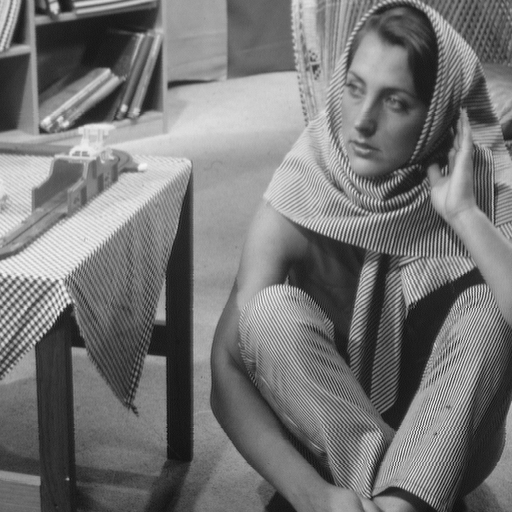
#> input picture Math_Methods_Image_Processing/data/barbara.png, 512 x 512 px, found by its file name
$ jupyter execute Assignment_10.ipynb
#> lines starting #> are read from the running program, lines starting #| are printed output that depends on the picture
[cell 1]
from skimage.io import imread
import numpy as np
from scipy.io import loadmat
from matplotlib import pyplot as plt
import time
import os

[cell 2]
from google.colab import drive
drive.mount('/content/drive')
os.chdir('/content/drive/MyDrive/Uni/ImageProcessing')
rootfolder = 'Colab Students - Assignments/data'

Useful function for plot a 2D dictionary

[cell 3]
def get_dictionary_img(D):
    M, N = D.shape
    p = int(round(np.sqrt(M)))
    nnn = int(np.ceil(np.sqrt(N)))
    bound = 2
    img = np.ones((nnn*p+bound*(nnn-1), nnn*p+bound*(nnn-1)))
    for i in range(N):
        m = np.mod(i, nnn)
        n = int((i-m)/nnn)
        m = m * p + bound * m
        n = n * p + bound * n
        atom = D[:, i].reshape((p, p))
        if atom.min() < atom.max():
            atom = (atom - atom.min()) / (atom.max() - atom.min())
        img[m: m + p, n: n + p] = atom

    return img

Define a function that implements the OMP

[cell 4]
def OMP(s, D, L, tau, maxiter = 10000):
  M,N = D.shape
  x = np.zeros(N)
  i = 0
  r = s.copy()
  w = []
  while np.linalg.norm(r) > tau and len(w) < L and i < maxiter:

        # Match
        epsilon = np.abs(np.dot(D.T, r))
        jstar = np.argmax(epsilon)

        # Update w
        if jstar not in w:
            w.append(jstar)

        # Least squares update
        D_omega = D[:, w]
        x_omega, _, _, _ = np.linalg.lstsq(D_omega, s, rcond=None)

        #sparse vector and residual
        x = np.zeros(N)
        x[w] = x_omega
        r = s - np.dot(D, x)

        i += 1

  return x

## Dictionary Learning

Load the image and rescale it in $[0,1]$

[cell 5]
path_image = f'{rootfolder}/barbara.png'  #  barbara.png, cameraman.png, Lena512.png

img = imread(path_image) / 255
#> img: shape (512, 512) float64; min 0.0471, max 0.965, mean 0.46

imsz = img.shape
#> imsz = (512, 512)

# patch size
p = 8

# number of elements in the patch
M = p ** 2

Extract a bunch of random patches from the image and build the training set $S$

[cell 6]
npatch = 10000

S = np.zeros((M, npatch))

for i in range(npatch):
    # Random top-left coordinates
    r = np.random.randint(0, imsz[0] - p + 1)
    c = np.random.randint(0, imsz[1] - p + 1)

    # Extract and flatten patch
    patch = img[r:r+p, c:c+p]
    S[:, i] = patch.flatten()

Remove the mean from the patches (each column of $S$ must have zero-mean)

[cell 7]
S = S - np.mean(S, axis=0, keepdims=True)

Define a function that implements the KSVD

[cell 8]
def ksvd(S, M, N, max_iter, npatch, L, print_time=True):

    # intialize the dictionary
#> called with S = array of shape (64, 10000), M = 64, N = 256, max_iter = 10, npatch = 10000, L = 4, print_time = True
    D = np.random.randn(M, N)

    # normalize each column of D (zero mean and unit norm)
    # UPDATE D
    D = D - np.mean(D, axis=0)
    D = D / np.linalg.norm(D, axis=0)

    # initialize the coefficient matrix
    X = np.zeros((N, npatch))

    # Main KSVD loop
    for iter in range(max_iter):
        time_start = time.time()

        # Sparse coding step
        # perform the sparse coding via OMP of all the columns of S
        for n in range(npatch):
            X[:, n] = OMP(S[:, n], D, L, tau=0)

        # Dictionary update step
        # iterate over the columns of D
        for j in range(N):
            # find which signals uses the j-th atom in the sparse coding
            omega = np.nonzero(X[j, :])[0]

            if len(omega) == 0:
                # if the atom is never used then ignore or substitute it with a random vector
                d_new = np.random.randn(M)
                d_new = d_new - np.mean(d_new)
                D[:, j] = d_new / np.linalg.norm(d_new)
            else:
                # compute the residual matrix E, ignoring the j-th atom
                E = S - np.dot(D, X) + np.outer(D[:, j], X[j, :])

                # restrict E to the columns indicated by omega
                Eomega = E[:, omega]

                # Compute the best rank-1 approximation
                U, Sigma, V = np.linalg.svd(Eomega, full_matrices=False)

                # update the dictionary
                D[:, j] = U[:, 0]

                # update the coefficient matrix
                X[j, omega] = Sigma[0] * V[0, :]

        time_end = time.time()
        if print_time:
            print(f'Iteration {iter} runtime: {time_end-time_start}')
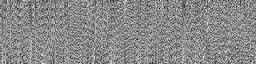
#> D: shape (64, 256) float64; min -0.528, max 0.453, mean -1.52e-17; drawn with min black and max white
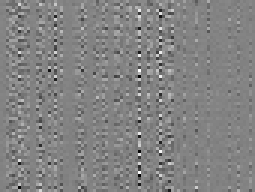
#> Eomega: shape (64, 85) float64 (shown 3 times larger); min -0.35, max 0.331, mean 9.25e-18; drawn with min black and max white

    return D
